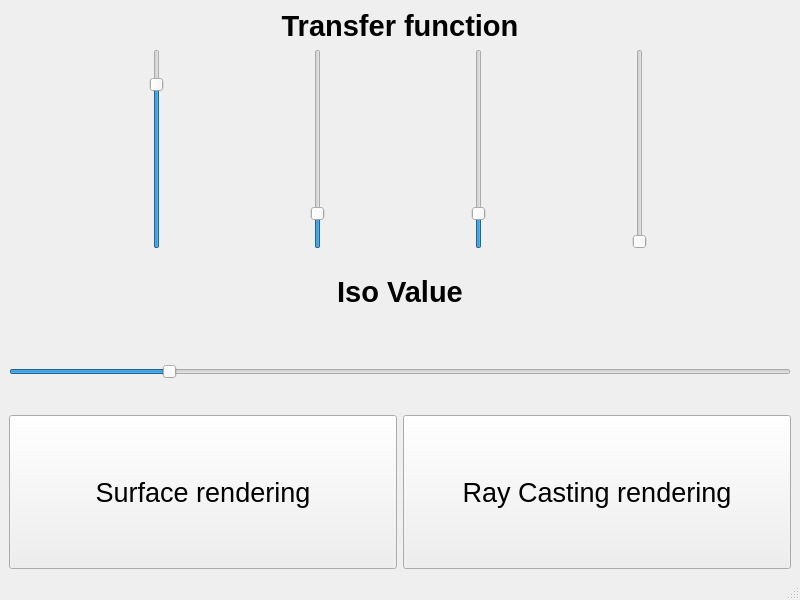
<?xml version="1.0" encoding="UTF-8"?>
<ui version="4.0">
 <class>MainWindow</class>
 <widget class="QMainWindow" name="MainWindow">
  <property name="geometry">
   <rect>
    <x>0</x>
    <y>0</y>
    <width>800</width>
    <height>600</height>
   </rect>
  </property>
  <property name="windowTitle">
   <string>MainWindow</string>
  </property>
  <widget class="QWidget" name="centralwidget">
   <layout class="QGridLayout" name="gridLayout">
    <item row="0" column="0">
     <layout class="QVBoxLayout" name="verticalLayout">
      <item>
       <widget class="QLabel" name="label">
        <property name="font">
         <font>
          <pointsize>22</pointsize>
          <weight>75</weight>
          <bold>true</bold>
         </font>
        </property>
        <property name="text">
         <string>Transfer function</string>
        </property>
        <property name="alignment">
         <set>Qt::AlignCenter</set>
        </property>
       </widget>
      </item>
      <item>
       <layout class="QHBoxLayout" name="horizontalLayout_2">
        <item>
         <widget class="QSlider" name="verticalSlider_4">
          <property name="sizePolicy">
           <sizepolicy hsizetype="Fixed" vsizetype="Fixed">
            <horstretch>0</horstretch>
            <verstretch>0</verstretch>
           </sizepolicy>
          </property>
          <property name="minimumSize">
           <size>
            <width>0</width>
            <height>200</height>
           </size>
          </property>
          <property name="maximum">
           <number>100</number>
          </property>
          <property name="singleStep">
           <number>10</number>
          </property>
          <property name="value">
           <number>85</number>
          </property>
          <property name="orientation">
           <enum>Qt::Vertical</enum>
          </property>
         </widget>
        </item>
        <item>
         <widget class="QSlider" name="verticalSlider_3">
          <property name="sizePolicy">
           <sizepolicy hsizetype="Fixed" vsizetype="Preferred">
            <horstretch>0</horstretch>
            <verstretch>0</verstretch>
           </sizepolicy>
          </property>
          <property name="maximum">
           <number>100</number>
          </property>
          <property name="singleStep">
           <number>10</number>
          </property>
          <property name="value">
           <number>15</number>
          </property>
          <property name="orientation">
           <enum>Qt::Vertical</enum>
          </property>
         </widget>
        </item>
        <item>
         <widget class="QSlider" name="verticalSlider_2">
          <property name="sizePolicy">
           <sizepolicy hsizetype="Fixed" vsizetype="Preferred">
            <horstretch>0</horstretch>
            <verstretch>0</verstretch>
           </sizepolicy>
          </property>
          <property name="maximum">
           <number>100</number>
          </property>
          <property name="singleStep">
           <number>10</number>
          </property>
          <property name="value">
           <number>15</number>
          </property>
          <property name="orientation">
           <enum>Qt::Vertical</enum>
          </property>
         </widget>
        </item>
        <item>
         <widget class="QSlider" name="verticalSlider">
          <property name="sizePolicy">
           <sizepolicy hsizetype="Fixed" vsizetype="Preferred">
            <horstretch>0</horstretch>
            <verstretch>0</verstretch>
           </sizepolicy>
          </property>
          <property name="maximum">
           <number>100</number>
          </property>
          <property name="singleStep">
           <number>10</number>
          </property>
          <property name="orientation">
           <enum>Qt::Vertical</enum>
          </property>
         </widget>
        </item>
       </layout>
      </item>
     </layout>
    </item>
    <item row="1" column="0">
     <layout class="QVBoxLayout" name="verticalLayout_2">
      <item>
       <widget class="QLabel" name="label_2">
        <property name="font">
         <font>
          <pointsize>22</pointsize>
          <weight>75</weight>
          <bold>true</bold>
         </font>
        </property>
        <property name="text">
         <string>Iso Value</string>
        </property>
        <property name="alignment">
         <set>Qt::AlignCenter</set>
        </property>
       </widget>
      </item>
      <item>
       <widget class="QSlider" name="horizontalSlider">
        <property name="enabled">
         <bool>true</bool>
        </property>
        <property name="sizePolicy">
         <sizepolicy hsizetype="Expanding" vsizetype="Preferred">
          <horstretch>0</horstretch>
          <verstretch>0</verstretch>
         </sizepolicy>
        </property>
        <property name="maximum">
         <number>2500</number>
        </property>
        <property name="singleStep">
         <number>20</number>
        </property>
        <property name="value">
         <number>500</number>
        </property>
        <property name="orientation">
         <enum>Qt::Horizontal</enum>
        </property>
       </widget>
      </item>
     </layout>
    </item>
    <item row="2" column="0">
     <layout class="QHBoxLayout" name="horizontalLayout">
      <item>
       <widget class="QPushButton" name="pushButton">
        <property name="sizePolicy">
         <sizepolicy hsizetype="Minimum" vsizetype="Preferred">
          <horstretch>0</horstretch>
          <verstretch>0</verstretch>
         </sizepolicy>
        </property>
        <property name="font">
         <font>
          <pointsize>20</pointsize>
         </font>
        </property>
        <property name="text">
         <string>Surface rendering</string>
        </property>
       </widget>
      </item>
      <item>
       <widget class="QPushButton" name="pushButton_2">
        <property name="sizePolicy">
         <sizepolicy hsizetype="Minimum" vsizetype="Preferred">
          <horstretch>0</horstretch>
          <verstretch>0</verstretch>
         </sizepolicy>
        </property>
        <property name="font">
         <font>
          <pointsize>20</pointsize>
         </font>
        </property>
        <property name="text">
         <string>Ray Casting rendering</string>
        </property>
       </widget>
      </item>
     </layout>
    </item>
   </layout>
  </widget>
  <widget class="QMenuBar" name="menubar">
   <property name="geometry">
    <rect>
     <x>0</x>
     <y>0</y>
     <width>800</width>
     <height>22</height>
    </rect>
   </property>
  </widget>
  <widget class="QStatusBar" name="statusbar"/>
 </widget>
 <resources/>
 <connections/>
</ui>
